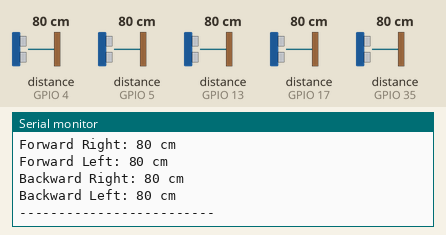
This sketch was run on a simulated ESP32. On the bench: the last lines printed to the serial monitor. The test bench sets the inputs (shaded band); at power-on: distance to the obstacle (sensors on GPIO 4, GPIO 5, GPIO 13, GPIO 17, GPIO 35) 80 cm. The echo pulse lasts 58.3 µs per cm.

Above: at 2.2 s.
2.3 s: distance to the obstacle (sensor on GPIO 4) set to 2 cm
3.8 s: distance to the obstacle (sensor on GPIO 4) set to 35 cm
6.8 s: distance to the obstacle (sensor on GPIO 5) set to 2 cm
At 7.2 s:
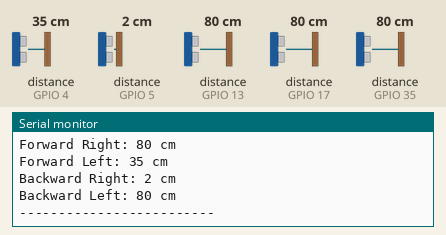
8.3 s: distance to the obstacle (sensor on GPIO 4) set to 299 cm
11.3 s: distance to the obstacle (sensor on GPIO 13) set to 2 cm
12.8 s: distance to the obstacle (sensor on GPIO 17) set to 2 cm
At 13.13 s:
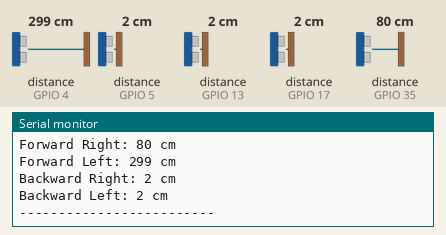
Timing chart, 0 to 15.3 s (numbered marks = the images above; inputs shaded):
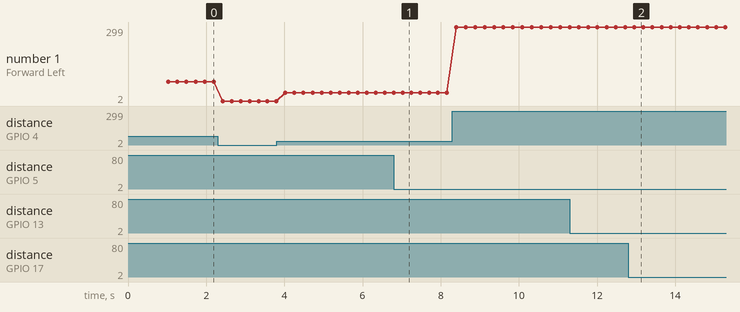

Measured:
- after the input at 6.8 s, the serial monitor: prints a new line after 0.23 s (image 1)
- after the input at 12.8 s, the serial monitor: prints a new line after 0.16 s (image 2)
- plotted number 1: 80 → 2 after the input at 2.3 s, 2 → 35 after the input at 3.8 s, 35 → 299 after the input at 8.3 s

The sketch:

ultrasonic.ino
```cpp
#include <Ultrasonic.h>

const int forwardTriggerPin = 15;
const int forwardEchoPin    = 13;
Ultrasonic forwardUltra(forwardTriggerPin, forwardEchoPin);

const int forwardRightTriggerPin = 32;
const int forwardRightEchoPin    = 35;
Ultrasonic forwardRightUltra(forwardRightTriggerPin, forwardRightEchoPin);

const int forwardLeftTriggerPin = 2;
const int forwardLeftEchoPin    = 4;
Ultrasonic forwardLeftUltra(forwardLeftTriggerPin, forwardLeftEchoPin);

const int backwardRightTriggerPin = 18;
const int backwardRightEchoPin    = 5;
Ultrasonic backwardRightUltra(backwardRightTriggerPin, backwardRightEchoPin);

const int backwardLeftTriggerPin = 16;
const int backwardLeftEchoPin    = 17;
Ultrasonic backwardLeftUltra(backwardLeftTriggerPin, backwardLeftEchoPin);

void setup() {
  Serial.begin(115200);
  delay(1000);
  Serial.println("Ultrasonic Sensor Initialized");
}

void loop() {
  long forwardDist = forwardUltra.read();
  long forwardRightDist = forwardRightUltra.read();
  long forwardLeftDist = forwardLeftUltra.read();
  long backwardRightDist = backwardRightUltra.read();
  long backwardLeftDist = backwardLeftUltra.read();

  // Print the distances
  printAllDistances(forwardDist, forwardRightDist, forwardLeftDist, backwardRightDist, backwardLeftDist);

  delay(200);  // Delay for readability
}

// Function to print the distances of all 5 sensors
void printAllDistances(long forward, long forwardRight, long forwardLeft, long backwardRight, long backwardLeft) {
  Serial.println("Sensor Readings:");

  printIndividualDistance("Forward", forward);
  printIndividualDistance("Forward Right", forwardRight);
  printIndividualDistance("Forward Left", forwardLeft);
  printIndividualDistance("Backward Right", backwardRight);
  printIndividualDistance("Backward Left", backwardLeft);

  Serial.println("-------------------------");
}

// Function to print individual distance with sensor label
void printIndividualDistance(const char* sensorLabel, long distance) {
  if (distance == 0) {
    Serial.print(sensorLabel);
    Serial.println(": Out of range");
  } else {
    Serial.print(sensorLabel);
    Serial.print(": ");
    Serial.print(distance);
    Serial.println(" cm");
  }
}
```
